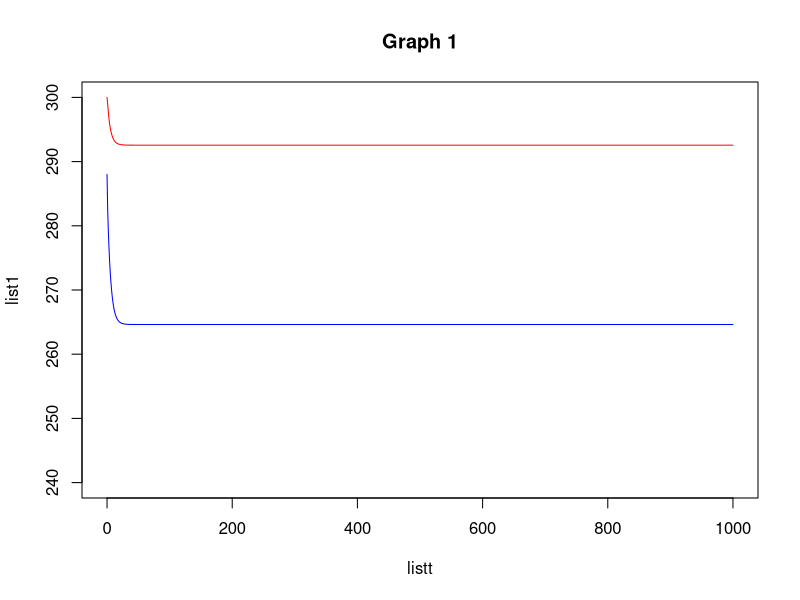
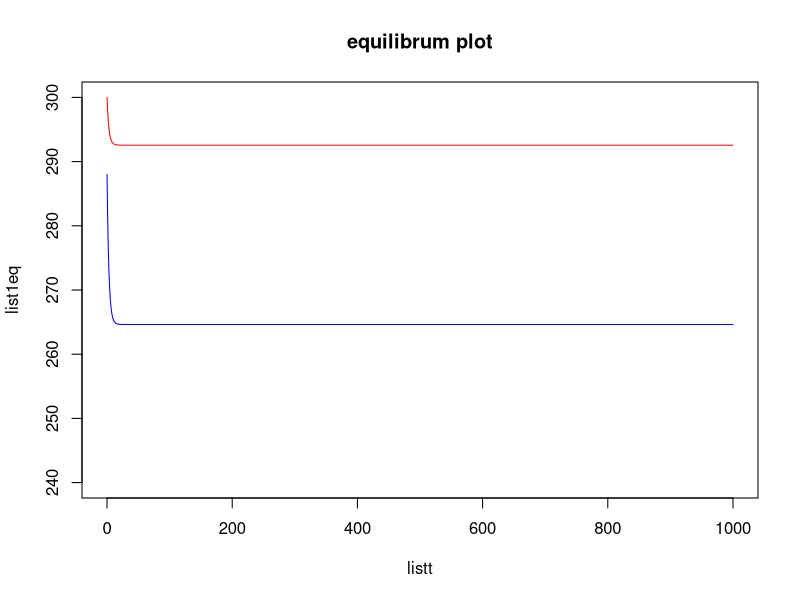
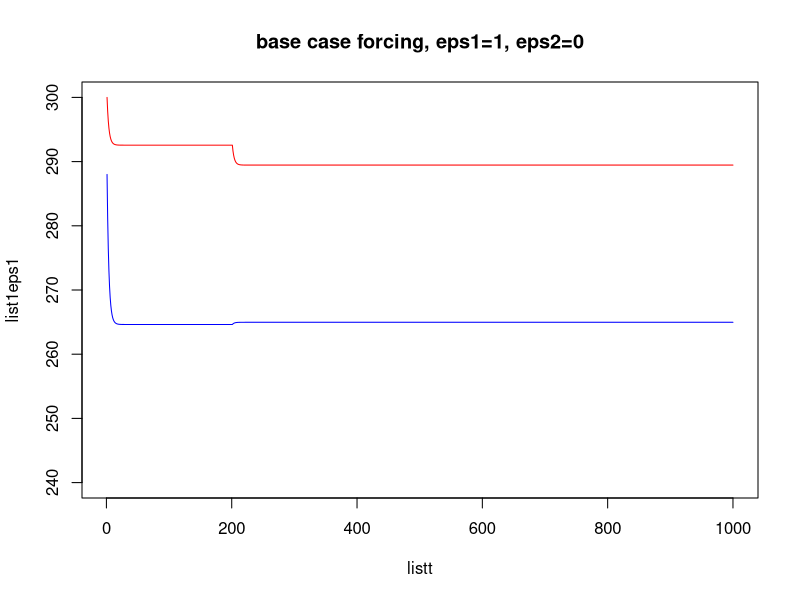
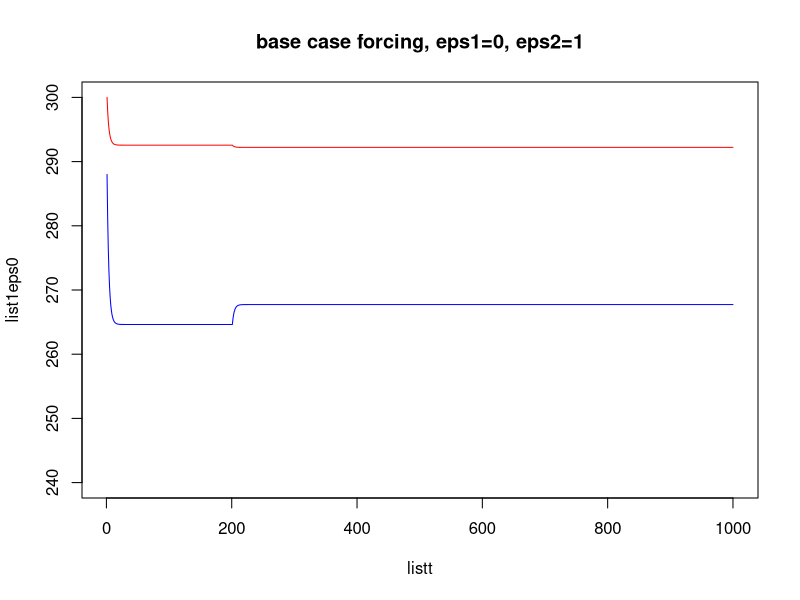
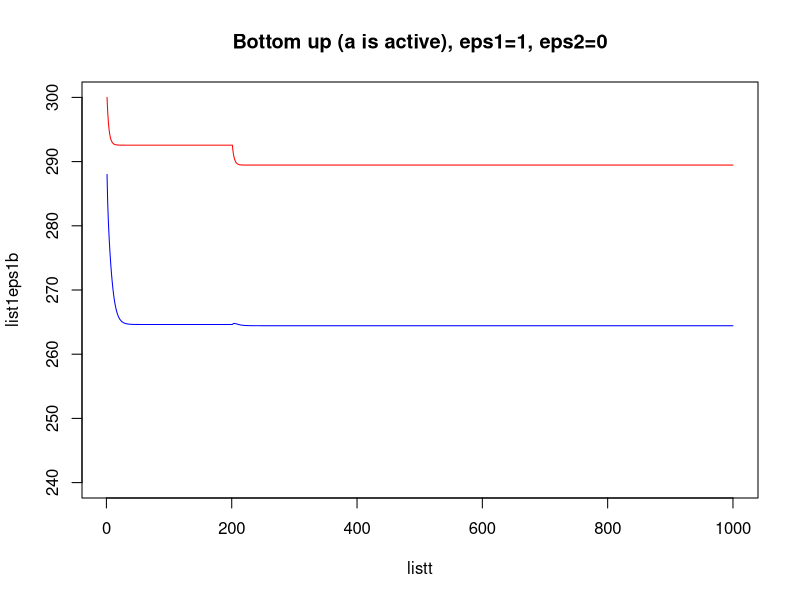
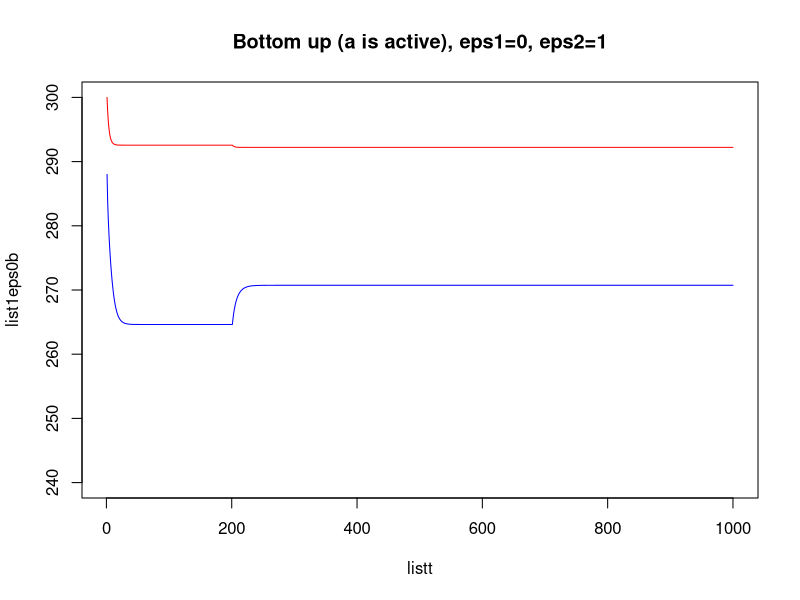
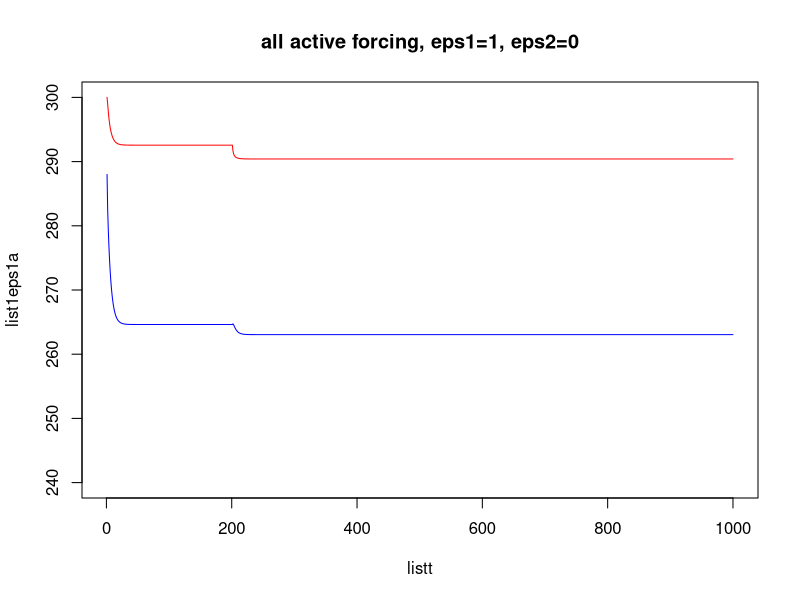
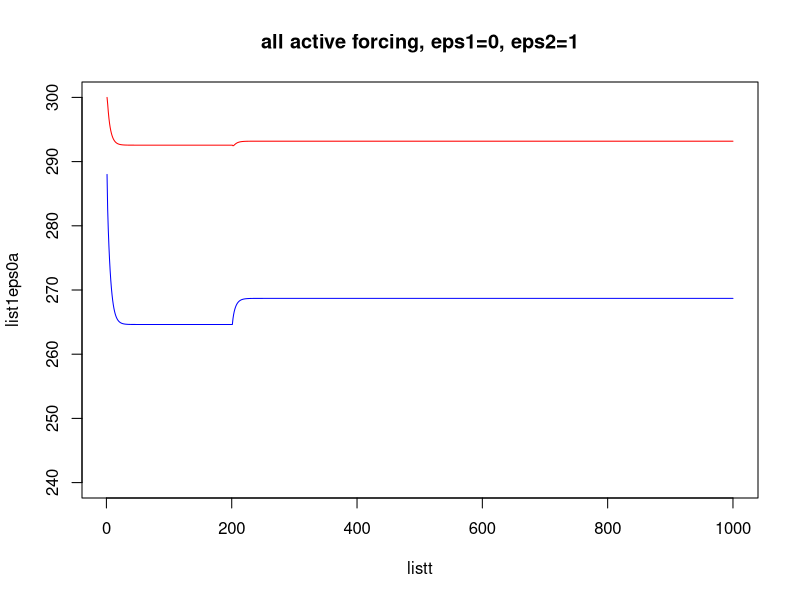

R code for these plots, in order:
H=1; #arbitrary 
S1=40.9; #PW
A=-49.7; #PW
B=0.29; #PW 
S2=24.1; #PW
alpha=0.29; 
F0=3; #PW
gamma1=0.035;
gamma2=0.002852;
Tice=271.15;

dt=1;
T1=300; 
T2=288; 
t<-0;
n<-1000; #arbritrary
tA =200


eps1 = function (t) ifelse(t < tA, 0, 0) #forcing function 
eps2 = function (t) ifelse(t < tA, 0, 0) #forcing function 

phiice = function (T1, T2) pi/6 +(pi/6)*(T1-Tice)/(T1-T2)
a = function (T1, T2) 1-sin(phiice(T1,T2))
CCeq = function (T1) 6.11*exp(17.23*((T1-273.25)/(T1-35.86)))
AHT = function (T1, T2) F0+gamma1*(T1-T2)+gamma2*CCeq(T1)*(T1-T2)

dT1 = function (T1,T2,t) (S1-AHT(T1,T2)-(A+B*T1)+eps1(t))/H
dT2 = function (T1,T2,t) (S2*(1-2*alpha*a(T1,T2))+AHT(T1, T2)-(A+B*T2)+eps2(t))/H


list1= vector("list", n)
list2= vector("list",n)
listt= vector ("list",n)

list1[[1]] = T1
list2[[1]] = T2
listt[[1]] = t

for (k in 1: n){
  Var1=T1+dT1(T1,T2,t)*dt
  Var2=T2+dT2(T1,T2,t)*dt
  t=t+dt
  T1=Var1
  T2=Var2
  list1[[k+1]] <- T1
  list2[[k+1]] <- T2
  listt[[k+1]] <- t
}

plot(listt, list1, ylim = c(240,300), type="l", col="red")
lines(listt, list2, col="blue")
title("Graph 1")

T1diff = list1[[n]]-list1[[tA]]
T2diff = list2[[n]]-list2[[tA]]
T1eq = list1[[n]]
T2eq = list2[[n]]
aeq = a(T1eq,T2eq)
phiiceeq = phiice(T1eq,T2eq)
phiiceeqdeg = phiiceeq*180/pi
AHTeq = AHT(T1eq,T2eq)
dT1eq= function(T1,T2,t) (S1-AHTeq-(A+B*T1)+eps1(t))/H
dT2eq=function (T1,T2,t) S2*(1-2*alpha*aeq+AHTeq-(A+B*T2)+eps2(t))/H


#loop 2 with equilibrium no forcing
list1eq= vector ("list", n)
list2eq= vector ("list", n)

list1eq[[1]]=300
list2eq[[1]]=288

T1=300
T2=288
t=0

eps1eq <- function (t) ifelse(t < tA ,0, 0) #forcing function
eps2eq <- function (t) ifelse(t < tA ,0, 0) #forcing function
dT1eq= function(T1,T2,t) (S1-AHTeq-(A+B*T1)+eps1eq(t))/H
dT2eq=function (T1,T2,t) (S2*(1-2*alpha*aeq)+AHTeq- (A+B*T2)+eps2eq(t))/H

for (k in 1:n){
  Var1=T1+dT1eq(T1,T2,t)*dt
  Var2=T2+dT2eq(T1,T2,t)*dt
  t=t+dt
  T1=Var1
  T2=Var2
  list1eq[[k+1]]= T1
  list2eq[[k+1]]= T2
}

plot(listt, list1eq, ylim=c(240,300), type="l", col="red")
lines(listt, list2eq, col="blue")
title("equilibrum plot")
T1diffeq = list1[[n]]-list1[[tA]]
T2diffeq = list2[[n]]-list2[[tA]]



#forcing feedback not active- base case (dT1eq and dT2eq) (esp1=1, eps2=0)
list1eps1= vector("list",n)
list2eps0=vector("list", n)

list1eps1[[1]]=300
list2eps0[[1]]=288

T1=300
T2=288
t=0

 eps1_1 = function (t) ifelse(t < tA, 0, -.9 )
 eps2_0 = function (t) ifelse(t < tA, 0, .1)
 dT1_eps1 = function (T1,T2,t) (S1-AHTeq-(A+B*T1)+eps1_1(t))/H
 dT2_eps0 = function (T1,T2,t) (S2*(1-2*alpha*aeq)+AHTeq-(A+B*T2)+eps2_0(t))/H #using AHT function and a function
 eps1_0 = function (t) ifelse(t < tA, 0, -.1) 
 eps2_1 = function (t) ifelse(t < tA, 0, .9) 
 dT1_eps0 = function (T1,T2,t) (S1-AHTeq-(A+B*T1)+eps1_0(t))/H
 dT2_eps1 = function (T1,T2,t) (S2*(1-2*alpha*aeq)+AHTeq-(A+B*T2)+eps2_1(t))/H 

 for (k in 1: n){
   Var1=T1+dT1_eps1(T1,T2,t)*dt
   Var2=T2+dT2_eps0(T1,T2,t)*dt
   t=t+dt
   T1=Var1
   T2=Var2
   list1eps1[[k+1]] = T1
   list2eps0[[k+1]] = T2
   listt[[k]] = t
 }
 plot(listt, list1eps1, ylim = c(240,300), type="l", col="red")
 lines(listt, list2eps0, col="blue")
 title( "base case forcing, eps1=1, eps2=0")
 
 T1diffbaseeps1 = list1eps1[[n]]-list1eps1[[tA]]
 T2diffbaseeps0 = list2eps0[[n]]-list2eps0[[tA]]


 
 #forcing feedback not active-base case (dT1eq and dT2eq) (esp1=0, eps2=1)
 list1eps0= vector("list",n)
 list2eps1=vector("list", n)
 T1=300
 T2=288
 t=0
 
 list1eps0[[1]]=T1
 list2eps1[[1]]=T2
 
 # eps1_0 = function (t) ifelse(t < tA, 0, .2) #forcing function 
 # eps2_1 = function (t) ifelse(t < tA, 0, .8) #forcing function 
 # dT1_eps0 = function (T1,T2,t) (S1-AHTeq-(A+B*T1)+eps1_0(t))/H
 # dT2_eps1 = function (T1,T2,t) (S2*(1-2*alpha*aeq)+AHTeq-(A+B*T2)+eps2_1(t))/H 
 
 for (k in 1: n){
   Var1=T1+dT1_eps0(T1,T2,t)*dt
   Var2=T2+dT2_eps1(T1,T2,t)*dt
   t=t+dt
   T1=Var1
   T2=Var2
   list1eps0[[k+1]] = T1
   list2eps1[[k+1]] = T2
   listt[[k]] = t
 }
 plot(listt, list1eps0, ylim = c(240,300), type="l", col="red")
 lines(listt, list2eps1, col="blue")
 title( "base case forcing, eps1=0, eps2=1")
 
 T1diffbaseeps0 = list1eps0[[n]]-list1eps0[[tA]]
 T2diffbaseeps1 = list2eps1[[n]]-list2eps1[[tA]]
 
 #base case sensitivity matrix 
 
 lambdavectorbase=c(T1diffbaseeps1,T2diffbaseeps0,T1diffbaseeps0,T2diffbaseeps1)
 lambdabase= matrix(lambdavectorbase,2) 
 lambdabaseinverse= solve(lambdabase)
 
 
 #Bottom up in reference to a (ice albedo) use AHTeq and a(T1,T2) (eps1=1, eps2=0) 
 list1eps1b=vector("list",n)
 list2eps0b=vector("list",n)
 T1=300
 T2=288
 t=0
 
 list1eps1b[[1]]=T1
 list2eps0b[[1]]=T2
 
 #eps1_1 and eps2_0 defined above 
 dT1_eps1b = function (T1,T2,t) (S1-AHTeq-(A+B*T1)+eps1_1(t))/H
 dT2_eps0b = function (T1,T2,t) (S2*(1-2*alpha*a(T1,T2))+AHTeq-(A+B*T2)+eps2_0(t))/H 
 for (k in 1: n){
   Var1=T1+dT1_eps1b(T1,T2,t)*dt
   Var2=T2+dT2_eps0b(T1,T2,t)*dt
   t=t+dt
   T1=Var1
   T2=Var2
   list1eps1b[[k+1]] = T1
   list2eps0b[[k+1]] = T2
   listt[[k]] = t
 }
 plot(listt, list1eps1b, ylim = c(240,300), type="l", col="red")
 lines(listt, list2eps0b, col="blue")
 title( "Bottom up (a is active), eps1=1, eps2=0")  
 
 T1diffeps1b = list1eps1b[[n]]-list1eps1b[[tA]]
 T2diffeps0b = list2eps0b[[n]]-list2eps0b[[tA]]
 
 #Bottom up in reference to a (ice albedo) use AHTeq and a(T1,T2) (eps1=0, eps2=1)
 list1eps0b=vector("list",n)
 list2eps1b=vector("list",n)
 T1=300
 T2=288
 t=0
 
 list1eps0b[[1]]=T1
 list2eps1b[[1]]=T2
 
 #eps1_0 and eps2_1 defined above 
 dT1_eps0b = function (T1,T2,t) (S1-AHTeq-(A+B*T1)+eps1_0(t))/H
 dT2_eps1b = function (T1,T2,t) (S2*(1-2*alpha*a(T1,T2))+AHTeq-(A+B*T2)+eps2_1(t))/H
 for (k in 1: n){
   Var1=T1+dT1_eps0b(T1,T2,t)*dt
   Var2=T2+dT2_eps1b(T1,T2,t)*dt
   t=t+dt
   T1=Var1
   T2=Var2
   list1eps0b[[k+1]] = T1
   list2eps1b[[k+1]] = T2
   listt[[k]] = t
 }
 plot(listt, list1eps0b, ylim = c(240,300), type="l", col="red")
 lines(listt, list2eps1b, col="blue")
 title( "Bottom up (a is active), eps1=0, eps2=1")
 
 T1diffeps0b = list1eps0b[[n]]-list1eps0b[[tA]]
 T2diffeps1b = list2eps1b[[n]]-list2eps1b[[tA]]
 
 #bottom up sensitivity matrix 
 
 lambdavectorb=c(T1diffeps1b, T2diffeps0b, T1diffeps0b, T2diffeps1b)
 lambdab= matrix(lambdavectorb,2)
 
 #bottom up gain matrix 
 GoriginalBottom=matrix()

 
 Gb= lambdab %*% lambdabaseinverse
 
#  GoriginalBottom= matrix(c(1, 0.1812612, 0.000000, 2.017988),2)
#  
#  deltaT0bvector= lambdabase%*%epsilon
# 
# 
# deltaTalphaestimateb= GoriginalBottom%*%deltaT0bvector
# 
# deltaTalphab=lambdab%*%epsilon


 
 #Forcing feedback all active (dT1, dT2) (eps1=1, eps2=0)
 list1eps1a=vector("list",n)
 list2eps0a=vector("list",n)
 T1=300
 T2=288
 t=0
 
 list1eps1a[[1]]=T1
 list2eps0a[[1]]=T2
 
 #eps1_1 and eps2_0 are defined above 
 dT1_eps1a = function (T1,T2,t) (S1-AHT(T1,T2)-(A+B*T1)+eps1_1(t))/H
 dT2_eps0a = function (T1,T2,t) (S2*(1-2*alpha*a(T1,T2))+AHT(T1,T2)-(A+B*T2)+eps2_0(t))/H 
 for (k in 1: n){
   Var1=T1+dT1_eps1a(T1,T2,t)*dt
   Var2=T2+dT2_eps0a(T1,T2,t)*dt
   t=t+dt
   T1=Var1
   T2=Var2
   list1eps1a[[k+1]] = T1
   list2eps0a[[k+1]] = T2
   listt[[k]] = t
 }
 plot(listt, list1eps1a, ylim = c(240,300), type="l", col="red")
 lines(listt, list2eps0a, col="blue")
 title( "all active forcing, eps1=1, eps2=0")

 T1diff1a = list1eps1a[[n]]-list1eps1a[[tA]]
 T2diff0a = list2eps0a[[n]]-list2eps0a[[tA]]
 
 #Forcing feedback all active (dT1, dT2) (eps1=0, eps2=1)
 list1eps0a=vector("list",n)
 list2eps1a=vector("list",n)
 T1=300
 T2=288
 t=0
 
 list1eps0a[[1]]=T1
 list2eps1a[[1]]=T2
 
 #eps1_0 and eps2_1 defined above 
 dT1_eps0a = function (T1,T2,t) (S1-AHT(T1,T2)-(A+B*T1)+eps1_0(t))/H
 dT2_eps1a = function (T1,T2,t) (S2*(1-2*alpha*a(T1,T2))+AHT(T1,T2)-(A+B*T2)+eps2_1(t))/H 
 for (k in 1: n){
   Var1=T1+dT1_eps0a(T1,T2,t)*dt
   Var2=T2+dT2_eps1a(T1,T2,t)*dt
   t=t+dt
   T1=Var1
   T2=Var2
   list1eps0a[[k+1]] = T1
   list2eps1a[[k+1]] = T2
   listt[[k]] = t
  } 
 plot(listt, list1eps0a, ylim = c(240,300), type="l", col="red")
 lines(listt, list2eps1a, col="blue")
 title( "all active forcing, eps1=0, eps2=1") 

 T1diffeps0a = list1eps0a[[n]]-list1eps0a[[tA]]
 T2diffeps1a = list2eps1a[[n]]-list2eps1a[[tA]]
 #all active sensitivity matrix 
 #lambdaalpha 
 
 lambdavectora= c(T1diff1a,T2diff0a,T1diffeps0a,T2diffeps1a)
 lambdaa=matrix(lambdavectora,2)
 
 
 #Top down in reference to a (ice albedo) use AHT(T1,T2) and aeq (eps1=1, eps2=0)
 list1eps1t=vector("list",n)
 list2eps0t=vector("list",n)
 T1=300
 T2=288
 t=0
 
 list1eps1t[[1]]=T1
 list2eps0t[[1]]=T2
 
 #eps1_1 and eps2_0 defined above 
 dT1_eps1t = function (T1,T2,t) (S1-AHT(T1,T2)-(A+B*T1)+eps1_1(t))/H
 dT2_eps0t = function (T1,T2,t) (S2*(1-2*alpha*aeq)+AHT(T1,T2)-(A+B*T2)+eps2_0(t))/H 
 for (k in 1: n){
   Var1=T1+dT1_eps1t(T1,T2,t)*dt
   Var2=T2+dT2_eps0t(T1,T2,t)*dt
   t=t+dt
   T1=Var1
   T2=Var2
   list1eps1t[[k+1]]= T1
   list2eps0t[[k+1]]= T2
   listt[[k]]= t
 } 
 plot(listt, list1eps1t, ylim = c(240,300), type="l", col="red")
 lines(listt, list2eps0t, col="blue")
 title( "Top down (AHT is active), eps1=1, eps2=0")  
 
 T1diffeps1t = list1eps1t[[n]]-list1eps1t[[tA]]
 T2diffeps0t = list2eps0t[[n]]-list2eps0t[[tA]]
 
 
 #Top down in reference to a (ice albedo) use AHT(T1,T2) and aeq (eps1=0, eps2=1)
 list1eps0t=vector("list",n)
 list2eps1t=vector("list",n)
 T1=300
 T2=288
 t=0
 
 list1eps0t[[1]]=T1
 list2eps1t[[1]]=T2
 
 #eps1_0 and eps2_1 defined above 
 dT1_eps0t = function (T1,T2,t) (S1-AHT(T1,T2)-(A+B*T1)+eps1_0(t))/H
 dT2_eps1t = function (T1,T2,t) (S2*(1-2*alpha*aeq)+AHT(T1,T2)-(A+B*T2)+eps2_1(t))/H
 for (k in 1: n){
   Var1=T1+dT1_eps0t(T1,T2,t)*dt
   Var2=T2+dT2_eps1t(T1,T2,t)*dt
   t=t+dt
   T1=Var1
   T2=Var2
   list1eps0t[[k+1]] = T1
   list2eps1t[[k+1]] = T2
   listt[[k]] = t
 }  
 plot(listt, list1eps0t, ylim = c(240,300), type="l", col="red")
 lines(listt, list2eps1t, col="blue")
 title("Top down (AHT is active), eps1=0, eps2=1")  

 T1diffeps0t = list1eps0t[[n]]-list1eps0t[[tA]]
 T2diffeps1t = list2eps1t[[n]]-list2eps1t[[tA]]
 
 
 #top down sensitivity matrix  (THE BASE FOR TOP DOWN)                                                                  
 lambdavectort=c(T1diffeps1t, T2diffeps0t, T1diffeps0t, T2diffeps1t) 
 lambdat=matrix(lambdavectort, 2)
 lambdatinv=solve(lambdat)
 #Top gain matrix 
 
 Gt= lambdaa %*% lambdatinv

 # GoriginalTop= matrix(c(1.0167576, 0.0810036, 0.1343562, 1.6524002),2)
 # 
 # deltaT0t= lambdaa%*%epsilon
 # 
 # 
 # deltaT0tvector= lambdat%*%epsilon 
 # 
 # deltaTalphaestimatet= GoriginalTop%*%deltaT0tvector
 # 
 # deltaTalphat=lambdaa%*% epsilon 
 # 
 # 
 # differenceb= ((abs(deltaTalphaestimateb-deltaTalphab))/(abs(deltaTalphaestimateb+deltaTalphab)/2))*100
 # 
 # differencet= ((abs(deltaTalphaestimatet-deltaTalphat))/(abs(deltaTalphaestimatet+deltaTalphat)/2))*100
 # 
 # cat("deltaTalphaestb=", deltaTalphaestimateb, "deltaTalphab=", deltaTalphab,
 #     "deltaTalphatestt=", deltaTalphaestimatet, "deltaTalphat=", deltaTalphat, 
 #     "%diff b= ",differenceb, "%diff t=", differencet)
 

 
 
 